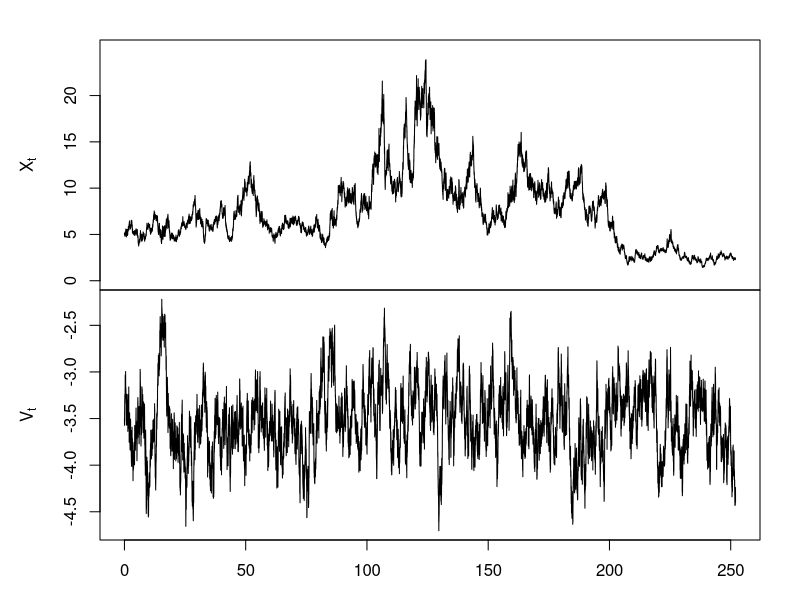
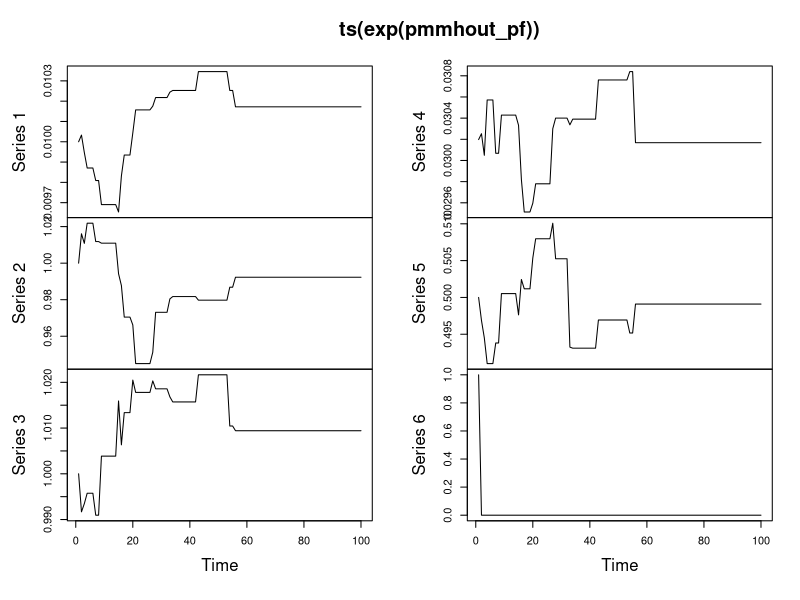

Source code (R) for these figures, in order: (Note: a time limit stopped this script after it produced the figures.)
library(MASS)
#create synthetic data
SVsim <- function(end,deltat,init,theta)
{
  n<-end/deltat+1   
  mat<-matrix(0,ncol=2,nrow=n)  
  mat[1,]<-init
  for (i in 2:n)
  {
    #v_process
    mat[i,2] <- rnorm(1,
                      mat[i-1,2]+theta[3]*(theta[4]-mat[i-1,2])*deltat,
                      theta[5]*sqrt(deltat))
    #x_process
    mat[i,1] <- rnorm(1,
                      mat[i-1,1]+theta[1]*mat[i-1,1]*deltat,
                      theta[2]*mat[i-1,1]*exp(0.5*mat[i-1,2])*sqrt(deltat))
  }
  return(mat)
}

set.seed(1)
out<-SVsim(252,0.01,c(5,-3.5),c(0.01,1,1.0,-3.5,0.5))

par(mfrow = c(2,1),mar = c(0, 4, 0, 2), oma = c(3, 1, 2, 0))
plot(ts(out[,1],start=0,deltat=0.01), ylab = expression(X[t]), xaxt = "n", yaxt = "n", ylim = c(0,25))
axis(2, at=seq(0, 20, by=5))
plot(ts(out[,2],start=0,deltat=0.01), ylab = expression(V[t]), xlab = "t")
#thin to get data at integer times
data<-out[1+(0:252)*100,] #length 253

Bridgesim <- function(end,deltat,init,Xend,theta)
{
  m<-end/deltat  
  mat<-matrix(0,ncol=2,nrow=m+1)  
  mat[1,]<-init
  mat[m+1,1]<-Xend
  llikeQ<-0 #loglike under D&G bridge
  llikeP<-0 #loglike under target
  for (i in 1:m)
  {
    #forward simulate v_process
    mat[i+1,2] <- rnorm(1,
                        mat[i,2]+theta[3]*(theta[4]-mat[i,2])*deltat,
                        theta[5]*sqrt(deltat))
  }
  for (i in 1:(m-1))
  { 
    #simulating x_process with dg_bridge
    mu <- mat[i,1]+(Xend-mat[i,1])/(m+1-i) #not multiplying by delta_tau
    var <- (m-i)*theta[2]*mat[i,1]*exp(0.5*mat[i,2])*deltat/(m+1-i) 
    mat[i+1,1] <- abs(rnorm(1,mu,sqrt(var)))
    #reflecting barrier at x=0
    llikeQ<-llikeQ+dnorm(mat[i+1,1],mu,sqrt(var),log=TRUE)
    llikeP<-llikeP+dnorm(mat[i+1,1],mat[i,1]+theta[1]*mat[i,1]*deltat,  
                         theta[2]*mat[i,1]*exp(0.5*mat[i,2])*sqrt(deltat),log=TRUE)
  }
  llikeP<-llikeP+dnorm(mat[m+1,1],mat[m,1]+theta[1]*mat[m,1]*deltat,  
                       theta[2]*mat[m,1]*exp(0.5*mat[m,2])*sqrt(deltat),log=TRUE)
  return(list(mat,llikeP,llikeQ))
}

particle_filter <- function(xobs,delta_t,delta_tau,theta,K,v0){
  R <- length(xobs)-1
  weights <- numeric(length = R) #estimates for transition densities
  sample_weights <- numeric(length = K) #used for resampling v_samples at each step
  v_samples <- rep(v0,K)
  for (t in 1:R){
    for (j in 1:K){
      bridgesim <- Bridgesim(delta_t,delta_tau,c(xobs[t],v_samples[j]),xobs[t+1],theta)
      v_samples[j] <- bridgesim[[1]][nrow(bridgesim[[1]]),2] #Want the final row
      sample_weights[j] <-  exp(bridgesim[[2]]-bridgesim[[3]])
    }
    v_samples <- sample(v_samples,K,replace = TRUE, prob = sample_weights)
    weights[t] <- mean(sample_weights)
  }
  #returns log likelihood estimate (which is log of product of weights)
  return(sum(log(weights)))
}

particle_filter(data[,1],1,0.2,c(0.01,1,1.0,-3.5,0.5),20,-3.5)

lprior <- function(psi){
  return(dunif(psi[1],min=-4.7,max=-4.5,log=TRUE)+ #log(0.01)
           dunif(psi[2],min=-0.1,max=0.1,log=TRUE)+  #log(1)
           dunif(psi[3],min=-0.1,max=0.1,log=TRUE)+ #log(1)
           dunif(psi[4],min=-3.6,max=-3.4,log=TRUE)+ 
           dunif(psi[5],min=-0.8,max=-0.6,log=TRUE)) #log(0.5)
}

pmmh <- function(xobs,N,V,delta_t,K,delta_tau,v0){
  mat <- matrix(0,ncol=6,nrow=N)
  initial_theta <- c(0.01,1,1.0,-3.5,0.5)
  psi <- c(log(initial_theta[1]),log(initial_theta[2]),log(initial_theta[3]),initial_theta[4],log(initial_theta[5])) #initalise psi
  mat[1,] <- c(psi,0)
  nacceptances <- 0
  llikepsi <- -1e12 #initialised so first proposal is always accepted
  for (i in 2:N){
    can <- mvrnorm(n=1,psi,V)
    lpriorcan <- lprior(can)
    lpriorpsi <- lprior(psi)
    llikecan <- particle_filter(xobs,delta_t,delta_tau,
                                c(exp(can[1]),exp(can[2]),exp(can[3]),can[4],exp(can[5])),
                                K,-3.5)
    laprob <- llikecan+lpriorcan-llikepsi-lpriorpsi
    #print(llikecan)
    u <- runif(1)
    if(log(u) < laprob){
      psi <- can #accept 
      llikepsi <- llikecan
      nacceptances <- nacceptances + 1
    }
    mat[i,] <- c(psi,llikecan)
  }
  acceptance_rate <- nacceptances/(N-1)
  print(acceptance_rate)
  return(mat)
}

pf_var_log_estimator <- function(K, trials = 100){
    results <- replicate(trials, particle_filter(data[1:100,1],1,0.2,c(0.01,1,1.0,-3.5,0.5),K,-3.5))
    return(var(results))
}

pf_var_log_estimator(40,100)
#For n=253, K=20 -> 18, K=50 -> 9.8, K =100 -> 5.9, K = 150 -> 4.3
#For n=100, K=100 -> 0.75, K=50 -> 1.1, K=40 -> 1.5


set.seed(1)
pmmhout_pf <- pmmh(data[1:100,1],N=100,V=diag(rep(0.0001,5)),1,K=40,0.1,-3.5)
var(pmmhout_pf[,6]) 
plot(ts(exp(pmmhout_pf)))

set.seed(2)
pmmhout2_pf <- pmmh(data[1:100,1],N=1000,V=var(pmmhout_pf[,1:5]),1,K=40,0.1,-3.5)
var(pmmhout2_pf[,6])
plot(ts(exp(pmmhout2_pf)))

set.seed(3)
pmmhout3_pf <- pmmh(data[1:100,1],N=10000,V=var(pmmhout2_pf[,1:5]),1,K=40,0.1,-3.5)
#Took 2 hours to run
var(pmmhout3_pf[,6])
pmmhout3_burnin_pf <- pmmhout3_pf[1001:10000,]
unscaled_pf <- array(c(exp(pmmhout3_burnin_pf[,c(1:3)]),pmmhout3_burnin_pf[,4],exp(pmmhout3_burnin_pf[,5])),dim = c(9000,5))
colnames(unscaled_pf) <- c("theta1","theta2","theta3","theta4","theta5")

time_taken_pf <- system.time({
  pmmhout3_pf <- pmmh(data[1:100,1],N=10000,V=var(pmmhout2_pf[,1:5]),1,K=40,0.1,-3.5)
})
time_taken_pf
effectiveSize(unscaled_pf)/time_taken_pf[3]

round(effectiveSize(unscaled_pf)/time_taken_25[3],4)


round(apply(unscaled_pf, MARGIN = 2,mean),4)
round(apply(unscaled_pf, MARGIN = 2,sd),4)

round(apply(unscaled_pf,MARGIN =2, quantile, probs = c(0.025,0.975)),4)

output_dir <- "C:\\Users\\kerbe\\OneDrive - Durham University\\Course\\Project IV\\Plots"
pdf(file=file.path(output_dir, "SV_PF_PMMH_%d.pdf"), onefile=F, width = 3, height = 2) 


par(mfrow = c(1,1),mar = c(3, 4, 1, 1), mgp = c(2,1,0))
plot(ts(unscaled_pf[,1]),xlab = "t",ylab = expression(theta[1]),main = "")
plot(density(unscaled_pf[,1], bw = 0.0004), xlab = expression(theta[1]), main = "")
abline(v=0.01, col = "red")
plot(ts(unscaled_pf[,2]),xlab = "t",ylab = expression(theta[2]),main = "")
plot(density(unscaled_pf[,2], bw = 0.03),xlab = expression(theta[2]), main = "")
abline(v=1,col="red")
plot(ts(unscaled_pf[,3]),xlab = "t",ylab = expression(theta[3]),main = "")
plot(density(unscaled_pf[,3], bw = 0.06),xlab = expression(theta[3]), main = "")
abline(v=1,col="red")
plot(ts(unscaled_pf[,4]),xlab = "t",ylab = expression(theta[4]),main = "")
plot(density(unscaled_pf[,4], bw = 0.03),xlab = expression(theta[4]), main = "")
abline(v=-3.5,col="red")
plot(ts(unscaled_pf[,5]),xlab = "t",ylab = expression(theta[5]),main = "")
plot(density(unscaled_pf[,5], bw = 0.02),xlab = expression(theta[5]), main = "")
abline(v=0.5,col="red")

dev.off()
